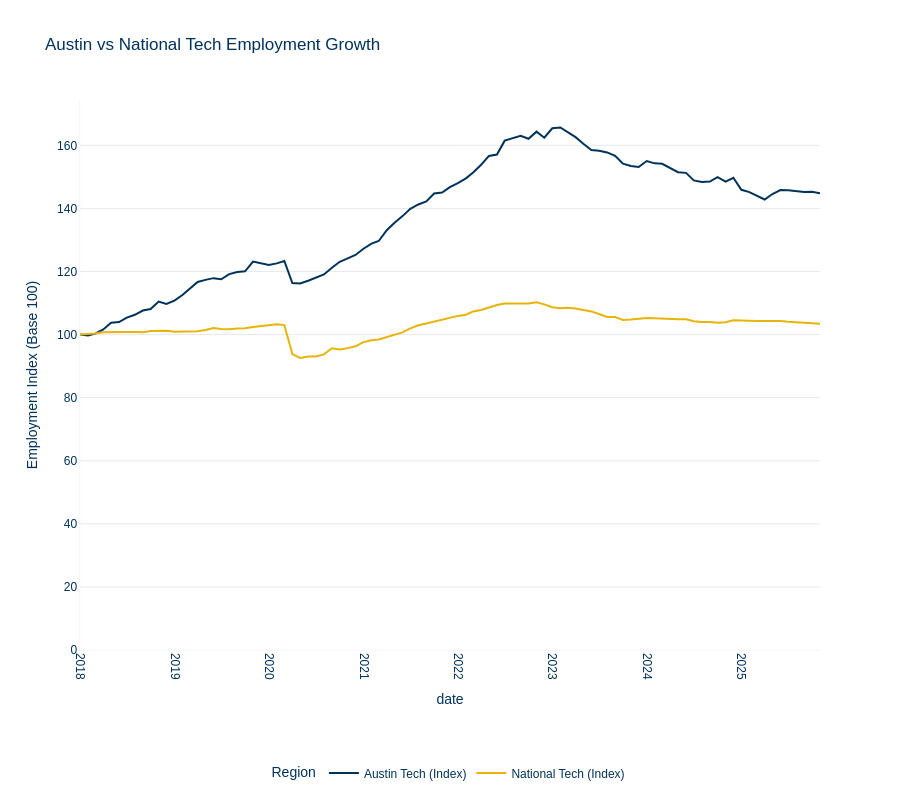

Write notebook code for a chart like this one.
### Markdown cell above
## Chart 4: Austin vs National Tech Employment Growth

Compares tech employment growth between Austin and the nation, indexed to 100 at the earliest common date

### Code cell
# Fetch tech employment data
df_austin_tech = fetch_fred_series('AUST448INFO', 'Austin Tech')
df_national_tech = fetch_fred_series('USINFO', 'National Tech')

# Filter both series to start after 2017
df_austin_tech = df_austin_tech[df_austin_tech['date'] >= '2018-01-01']
df_national_tech = df_national_tech[df_national_tech['date'] >= '2018-01-01']

# Merge on date
df_tech = df_austin_tech.merge(df_national_tech, on='date', how='inner')

# Find earliest common date and index both series to 100
if len(df_tech) > 0:
    base_austin = df_tech['Austin Tech'].iloc[0]
    base_national = df_tech['National Tech'].iloc[0]
    
    df_tech['Austin Tech (Index)'] = (df_tech['Austin Tech'] / base_austin) * 100
    df_tech['National Tech (Index)'] = (df_tech['National Tech'] / base_national) * 100
    
    # Convert to long format
    df_tech_long = df_tech[['date', 'Austin Tech (Index)', 'National Tech (Index)']].melt(
        id_vars=['date'],
        var_name='Region',
        value_name='Employment Index (Base 100)'
    )
    
    # Create chart
    fig = aquila_styled_line_chart(
        df_tech_long,
        x='date',
        y='Employment Index (Base 100)',
        color='Region',
        title='Austin vs National Tech Employment Growth',
        height=800
    )
    
    fig.update_yaxes(rangemode='tozero')
    
    # Save chart
    fig.write_html('charts/austin_vs_national_tech_employment.html')
    print("✓ Chart saved: austin_vs_national_tech_employment.html")
    
    fig.show()
else:
    print("Warning: No overlapping data for tech employment comparison")

### Figure 1 — Plotly figure (JSON) as saved in the notebook; plotly's stock layout.template omitted (floating-point values rounded to 4 significant figures)
{"data": [{"hovertemplate": "Region=Austin Tech (Index)<br>date=%{x}<br>Employment Index (Base 100)=%{y}<extra></extra>", "legendgroup": "Austin Tech (Index)", "line": {"color": "#00325a", "dash": "solid"}, "marker": {"symbol": "circle"}, "mode": "lines", "name": "Austin Tech (Index)", "orientation": "v", "showlegend": true, "type": "scatter", "x": ["2018-01-01T00:00:00", "2018-02-01T00:00:00", "2018-03-01T00:00:00", "2018-04-01T00:00:00", "2018-05-01T00:00:00", "2018-06-01T00:00:00", "2018-07-01T00:00:00", "2018-08-01T00:00:00", "2018-09-01T00:00:00", "2018-10-01T00:00:00", "2018-11-01T00:00:00", "2018-12-01T00:00:00", "2019-01-01T00:00:00", "2019-02-01T00:00:00", "2019-03-01T00:00:00", "2019-04-01T00:00:00", "2019-05-01T00:00:00", "2019-06-01T00:00:00", "2019-07-01T00:00:00", "2019-08-01T00:00:00", "2019-09-01T00:00:00", "2019-10-01T00:00:00", "2019-11-01T00:00:00", "2019-12-01T00:00:00", "2020-01-01T00:00:00", "2020-02-01T00:00:00", "2020-03-01T00:00:00", "2020-04-01T00:00:00", "2020-05-01T00:00:00", "2020-06-01T00:00:00", "2020-07-01T00:00:00", "2020-08-01T00:00:00", "2020-09-01T00:00:00", "2020-10-01T00:00:00", "2020-11-01T00:00:00", "2020-12-01T00:00:00", "2021-01-01T00:00:00", "2021-02-01T00:00:00", "2021-03-01T00:00:00", "2021-04-01T00:00:00", "2021-05-01T00:00:00", "2021-06-01T00:00:00", "2021-07-01T00:00:00", "2021-08-01T00:00:00", "2021-09-01T00:00:00", "2021-10-01T00:00:00", "2021-11-01T00:00:00", "2021-12-01T00:00:00", "2022-01-01T00:00:00", "2022-02-01T00:00:00", "2022-03-01T00:00:00", "2022-04-01T00:00:00", "2022-05-01T00:00:00", "2022-06-01T00:00:00", "2022-07-01T00:00:00", "2022-08-01T00:00:00", "2022-09-01T00:00:00", "2022-10-01T00:00:00", "2022-11-01T00:00:00", "2022-12-01T00:00:00", "2023-01-01T00:00:00", "2023-02-01T00:00:00", "2023-03-01T00:00:00", "2023-04-01T00:00:00", "2023-05-01T00:00:00", "2023-06-01T00:00:00", "2023-07-01T00:00:00", "2023-08-01T00:00:00", "2023-09-01T00:00:00", "2023-10-01T00:00:00", "2023-11-01T00:00:00", "2023-12-01T00:00:00", "2024-01-01T00:00:00", "2024-02-01T00:00:00", "2024-03-01T00:00:00", "2024-04-01T00:00:00", "2024-05-01T00:00:00", "2024-06-01T00:00:00", "2024-07-01T00:00:00", "2024-08-01T00:00:00", "2024-09-01T00:00:00", "2024-10-01T00:00:00", "2024-11-01T00:00:00", "2024-12-01T00:00:00", "2025-01-01T00:00:00", "2025-02-01T00:00:00", "2025-03-01T00:00:00", "2025-04-01T00:00:00", "2025-05-01T00:00:00", "2025-06-01T00:00:00", "2025-07-01T00:00:00", "2025-08-01T00:00:00", "2025-09-01T00:00:00", "2025-10-01T00:00:00", "2025-11-01T00:00:00"], "xaxis": "x", "y": [100, 99.75, 100.3, 101.6, 103.7, 104.0, 105.4, 106.3, 107.6, 108.1, 110.5, 109.7, 110.8, 112.6, 114.5, 116.7, 117.3, 117.9, 117.6, 119.2, 119.8, 120.0, 123.2, 122.7, 122.1, 122.6, 123.3, 116.4, 116.2, 117.1, 118.1, 119.1, 121.2, 123.1, 124.2, 125.2, 127.2, 128.8, 129.7, 133.1, 135.5, 137.6, 139.9, 141.2, 142.2, 144.7, 145.0, 146.7, 148.0, 149.5, 151.4, 153.9, 156.7, 157.1, 161.5, 162.3, 163.0, 162.1, 164.3, 162.4, 165.4, 165.7, 164.1, 162.6, 160.5, 158.5, 158.3, 157.7, 156.6, 154.2, 153.4, 153.1, 155.0, 154.3, 154.2, 152.8, 151.5, 151.3, 148.9, 148.4, 148.5, 149.9, 148.5, 149.7, 145.9, 145.2, 144.2, 142.8, 144.6, 145.8, 145.7, 145.4, 145.2, 145.3, 144.8], "yaxis": "y"}, {"hovertemplate": "Region=National Tech (Index)<br>date=%{x}<br>Employment Index (Base 100)=%{y}<extra></extra>", "legendgroup": "National Tech (Index)", "line": {"color": "#e6b40a", "dash": "solid"}, "marker": {"symbol": "circle"}, "mode": "lines", "name": "National Tech (Index)", "orientation": "v", "showlegend": true, "type": "scatter", "x": ["2018-01-01T00:00:00", "2018-02-01T00:00:00", "2018-03-01T00:00:00", "2018-04-01T00:00:00", "2018-05-01T00:00:00", "2018-06-01T00:00:00", "2018-07-01T00:00:00", "2018-08-01T00:00:00", "2018-09-01T00:00:00", "2018-10-01T00:00:00", "2018-11-01T00:00:00", "2018-12-01T00:00:00", "2019-01-01T00:00:00", "2019-02-01T00:00:00", "2019-03-01T00:00:00", "2019-04-01T00:00:00", "2019-05-01T00:00:00", "2019-06-01T00:00:00", "2019-07-01T00:00:00", "2019-08-01T00:00:00", "2019-09-01T00:00:00", "2019-10-01T00:00:00", "2019-11-01T00:00:00", "2019-12-01T00:00:00", "2020-01-01T00:00:00", "2020-02-01T00:00:00", "2020-03-01T00:00:00", "2020-04-01T00:00:00", "2020-05-01T00:00:00", "2020-06-01T00:00:00", "2020-07-01T00:00:00", "2020-08-01T00:00:00", "2020-09-01T00:00:00", "2020-10-01T00:00:00", "2020-11-01T00:00:00", "2020-12-01T00:00:00", "2021-01-01T00:00:00", "2021-02-01T00:00:00", "2021-03-01T00:00:00", "2021-04-01T00:00:00", "2021-05-01T00:00:00", "2021-06-01T00:00:00", "2021-07-01T00:00:00", "2021-08-01T00:00:00", "2021-09-01T00:00:00", "2021-10-01T00:00:00", "2021-11-01T00:00:00", "2021-12-01T00:00:00", "2022-01-01T00:00:00", "2022-02-01T00:00:00", "2022-03-01T00:00:00", "2022-04-01T00:00:00", "2022-05-01T00:00:00", "2022-06-01T00:00:00", "2022-07-01T00:00:00", "2022-08-01T00:00:00", "2022-09-01T00:00:00", "2022-10-01T00:00:00", "2022-11-01T00:00:00", "2022-12-01T00:00:00", "2023-01-01T00:00:00", "2023-02-01T00:00:00", "2023-03-01T00:00:00", "2023-04-01T00:00:00", "2023-05-01T00:00:00", "2023-06-01T00:00:00", "2023-07-01T00:00:00", "2023-08-01T00:00:00", "2023-09-01T00:00:00", "2023-10-01T00:00:00", "2023-11-01T00:00:00", "2023-12-01T00:00:00", "2024-01-01T00:00:00", "2024-02-01T00:00:00", "2024-03-01T00:00:00", "2024-04-01T00:00:00", "2024-05-01T00:00:00", "2024-06-01T00:00:00", "2024-07-01T00:00:00", "2024-08-01T00:00:00", "2024-09-01T00:00:00", "2024-10-01T00:00:00", "2024-11-01T00:00:00", "2024-12-01T00:00:00", "2025-01-01T00:00:00", "2025-02-01T00:00:00", "2025-03-01T00:00:00", "2025-04-01T00:00:00", "2025-05-01T00:00:00", "2025-06-01T00:00:00", "2025-07-01T00:00:00", "2025-08-01T00:00:00", "2025-09-01T00:00:00", "2025-10-01T00:00:00", "2025-11-01T00:00:00"], "xaxis": "x", "y": [100, 100.1, 100.3, 100.7, 100.9, 100.7, 100.9, 100.8, 100.7, 101.2, 101.2, 101.2, 100.9, 100.9, 101.1, 101.0, 101.5, 102.1, 101.7, 101.7, 101.9, 102.0, 102.4, 102.6, 103.0, 103.3, 103.0, 93.82, 92.62, 93.08, 93.08, 93.72, 95.67, 95.28, 95.7, 96.27, 97.62, 98.23, 98.47, 99.25, 100.0, 100.7, 102.0, 102.9, 103.5, 104.1, 104.7, 105.1, 105.9, 106.3, 107.3, 107.8, 108.6, 109.4, 109.9, 109.8, 109.8, 109.9, 110.2, 109.6, 108.7, 108.3, 108.5, 108.3, 107.7, 107.3, 106.5, 105.6, 105.5, 104.6, 104.8, 105.1, 105.3, 105.2, 105.0, 104.8, 104.8, 104.8, 104.2, 104.0, 104.0, 103.7, 103.9, 104.5, 104.4, 104.4, 104.3, 104.3, 104.4, 104.3, 104.1, 103.9, 103.8, 103.5, 103.4], "yaxis": "y"}], "layout": {"font": {"color": "#00325a", "family": "Futura LT Pro, Futura, Arial, sans-serif"}, "height": 800, "legend": {"orientation": "h", "title": {"font": {"family": "Futura LT Pro, Futura, Arial, sans-serif"}, "text": "Region"}, "tracegroupgap": 0, "x": 0.5, "xanchor": "center", "y": -0.25, "yanchor": "bottom"}, "margin": {"b": 100}, "paper_bgcolor": "white", "plot_bgcolor": "white", "title": {"font": {"family": "Futura LT Pro, Futura, Arial, sans-serif"}, "text": "Austin vs National Tech Employment Growth"}, "xaxis": {"anchor": "y", "domain": [0, 1], "linecolor": "#e9e9ea", "linewidth": 0.5, "mirror": false, "showgrid": false, "showline": true, "tickangle": 90, "title": {"text": "date"}, "zeroline": false}, "yaxis": {"anchor": "x", "domain": [0, 1], "gridcolor": "#e9e9ea", "linecolor": "#e9e9ea", "linewidth": 0.5, "mirror": false, "rangemode": "tozero", "showgrid": true, "showline": true, "title": {"text": "Employment Index (Base 100)"}, "zeroline": true}}}
